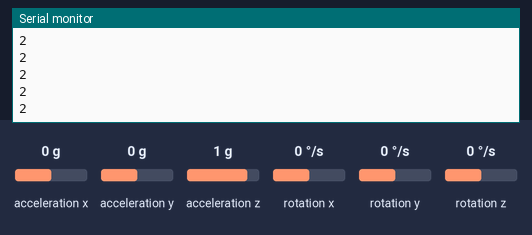
Bench run of a sketch on a simulated Arduino Uno, built with avr-gcc and run on an emulated ATmega328P. Shown: the last lines printed to the serial monitor. Inputs (shaded band) come from the test bench; at power-on: acceleration y 0 g, acceleration x 0 g, acceleration z 1 g, rotation x 0 °/s, rotation y 0 °/s, rotation z 0 °/s.

Above: at 1.2 s.
1.3 s: acceleration y set to -1.4 g
At 2.2 s:
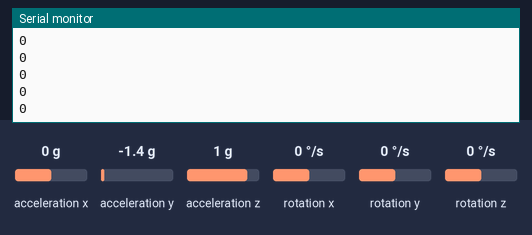
2.8 s: acceleration y set to 0.8 g
At 3.6 s:
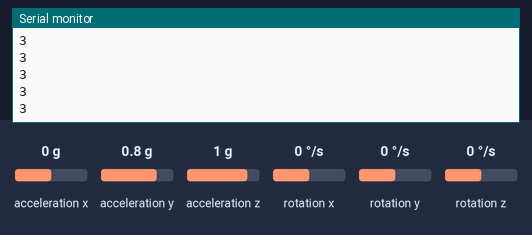
Timing chart, 0 to 5.8 s (numbered marks = the images above; inputs shaded):
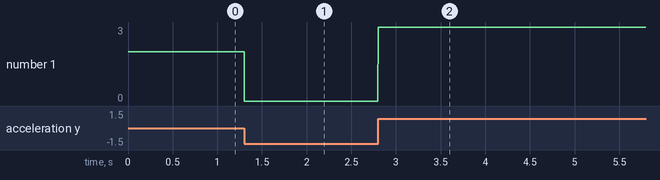

The sketch:

Bow.ino
```cpp
#include <MPU6050_tockn.h>
#include <Wire.h>

#define THRESHOLD 35

MPU6050 mpu6050(Wire);

void setup() {
  Serial.begin(9600);
  Wire.begin();
  mpu6050.begin();
  mpu6050.setGyroOffsets(0.06, 3.10, -1.89);
}

void loop() {
  mpu6050.update();
  int angle = mpu6050.getAngleX();
  // > 22.5, 0 - 22.5,
  int string = 0;
  if (angle < -THRESHOLD) {
    string = 0;
  } else if (angle < 0) {
    string = 1;
  } else if (angle < THRESHOLD) {
    string = 2;
  } else {
    string = 3;
  }
  Serial.println(string);
  delay(1);
}
```

Measured:
- after the input at 1.3 s, the serial monitor: prints a new line at once (image 1)
- after the input at 2.8 s, the serial monitor: prints a new line at once (image 2)
- plotted number 1: 2 → 0 after the input at 1.3 s, 0 → 3 after the input at 2.8 s
